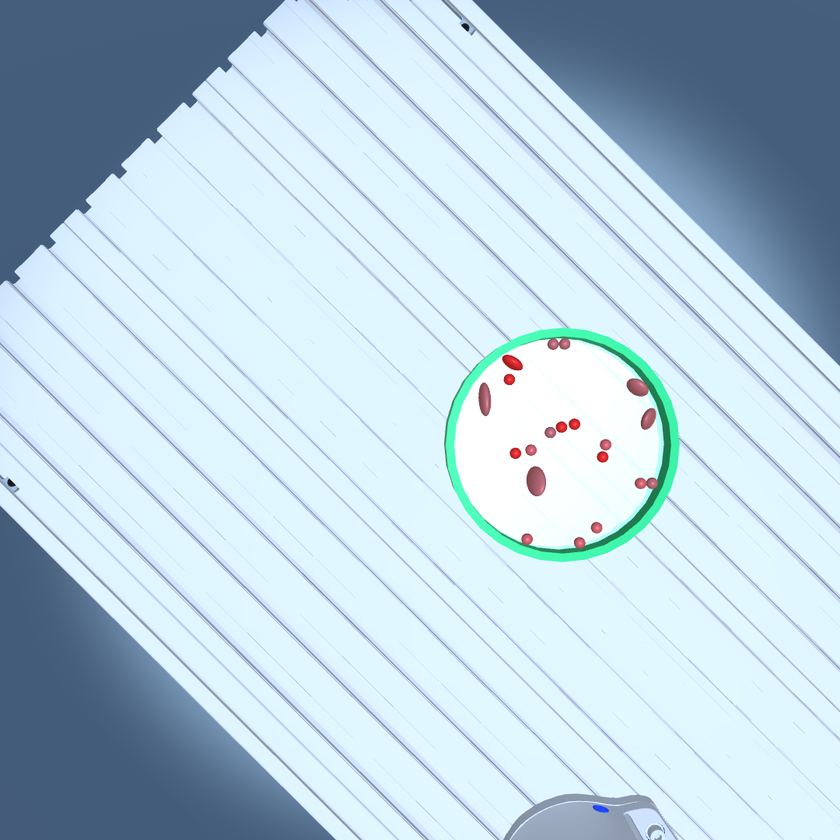
#> input picture Simulink and Matlab schemes/petriDish_test_2.png, 840 x 840 px, shrunk from 1080 x 1080 before the run
$ jupyter execute detectPetriDish.ipynb   (shell and % lines are left out)
#> lines starting #> are read from the running program, lines starting #| are printed output that depends on the picture; after the words box and inside, x2 and y2 are one past the last pixel; in counts of white or black regions, pixels touching at a corner belong together
### Simulink and Matlab schemes/detObjFunc.py
#from RVdolinar module from labs
from PIL import Image
import numpy as np
import matplotlib.pyplot as plt
import cv2 as cv
from scipy.interpolate import interpn
import math
def showImage(iImage, iTitle):
    plt.figure(iTitle)
    plt.imshow(iImage,cmap='gray',clim=[0,255])
    plt.xlabel('x axis')
    plt.ylabel('y axis')
def loadImage(iPath):
#> called with iPath = 'petriDish_test_2.png'
    tempImage=Image.open(iPath)
#> tempImage is the input picture: PIL image 840x840 RGB; mean R, G, B 184.4, 207.4, 221.5
    oImage=np.array(tempImage)
    return oImage
def saveImage(iPath, iImage, iFormat):
    tempI=Image.fromarray(iImage)
    tempI.save(iPath,format=iFormat)
# [374 lines left out: functions cropImage, mirrorVertical, RGBtoGrayscale, scaleImage, windowImage, thresholdImage and 13 more, not called in this run]

    #end of original RVdolinar module contents

### Simulink and Matlab schemes/detectPetriDish.ipynb
[cell 1]
import detObjFunc as RV
orImage=RV.loadImage("petriDish_test_2.png")

[cell 2]
def getPetriDish(iImage,draw=0):
    #set draw=1 to see intermediate debug steps
#> called with draw = 1
    import cv2
    import matplotlib.pyplot as plt
    import detObjFunc as RV
    from PIL import Image
    import numpy as np
    #var init
    minR=50
    maxR=300
    #grayscale and gauss
    grImage=cv2.cvtColor(iImage,cv2.COLOR_RGB2GRAY)
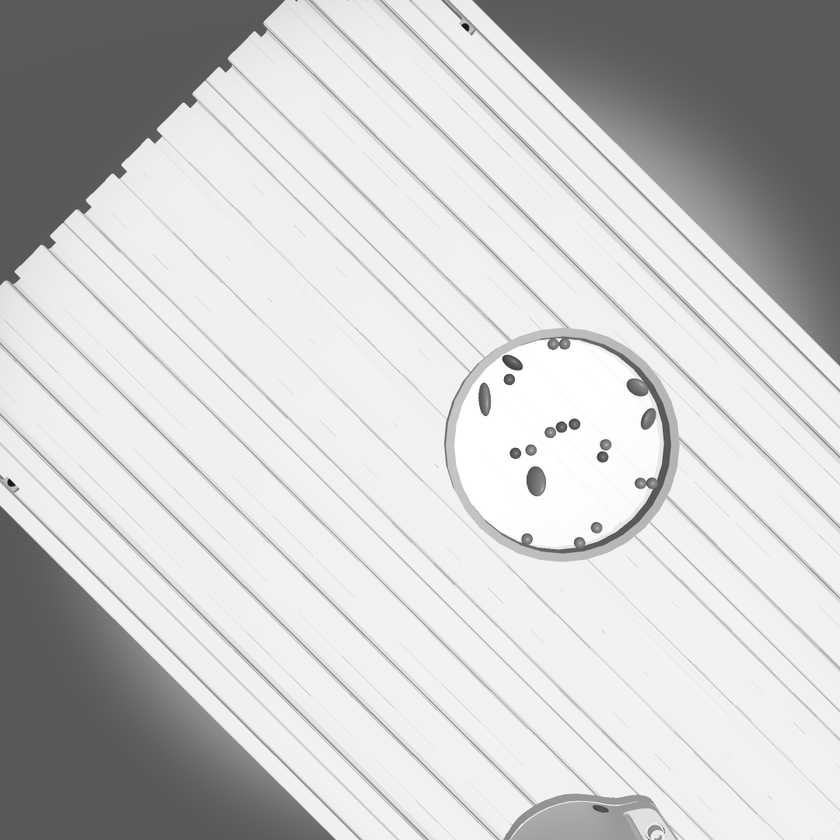
#> grImage: shape (840, 840); min 12, max 255, mean 202.1
    grImage=cv2.GaussianBlur(grImage, (21,21),0 );
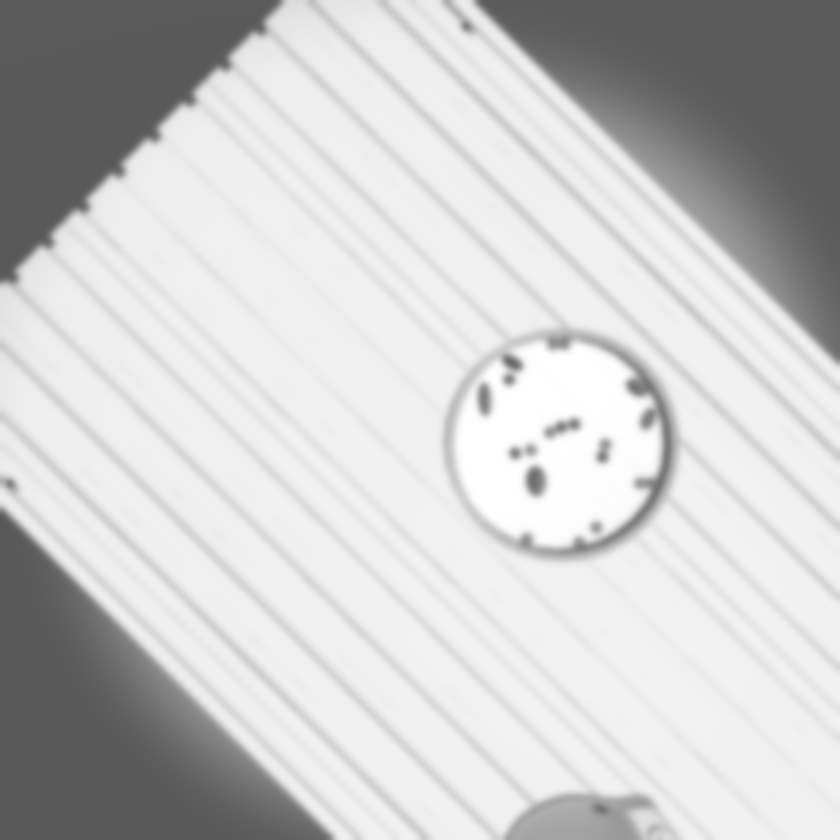
#> grImage: shape (840, 840); min 88, max 255, mean 202.1
    if draw:
        RV.showImage(iImage,"Original Image")
        #RV.showImage(grImage,"Gray Image")

    #hough circles
    foundVar=cv2.HoughCircles(grImage,cv2.HOUGH_GRADIENT,1,50,param1=50,param2=50,minRadius=minR,maxRadius=maxR)
#> foundVar = [[557.5, 443.5, 103.8]]

    if foundVar is not None:
        foundVar=np.round(foundVar[0,:]).astype("int")
#> foundVar = [[558, 444, 104]]
    drImage=iImage
    rMax=np.max(foundVar,axis=0)[2]
#> rMax = 104
    i=0;
    iMax=-1
    for (x,y,r) in foundVar:
        if r==rMax:
            iMax=i;
            drImage=cv2.circle(drImage,(x,y),r,(127,0,255),8)
        else:
            drImage=cv2.circle(drImage,(x,y),r,(0,127,255),3)
        i=i+1
#> this loop made 1 pass
#> (x, y, r, iMax, i) on pass 1: (558, 444, 104, 0, 1)
#> pass 1, in getPetriDish, `drImage=cv2.circle(drImage,(x,y),r,(127,0,255),8)`:
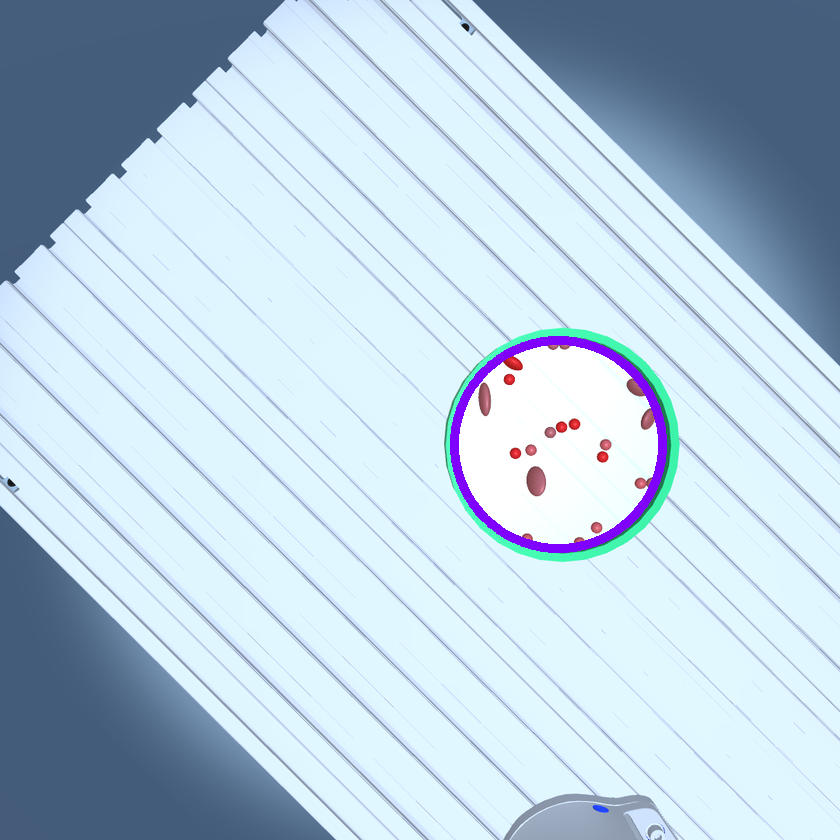
#> drImage: shape (840, 840, 3); 0.83% of pixels changed, all inside (x1, y1, x2, y2) = (450, 336, 667, 553)
#> after the loop, i = 1
    if draw:
        RV.showImage(drImage,"Found circles")
        print(iMax)
#| 0
        print(np.shape(foundVar))
#| (1, 3)
        print("xCoord= "+str(foundVar[iMax,0])+" \nyCoord= "+str(foundVar[iMax,1])+" \nradius= "+str(foundVar[iMax,2]))
#| xCoord= 558
#| yCoord= 444
#| radius= 104
    return (foundVar[iMax,0],foundVar[iMax,1],foundVar[iMax,2])

[cell 3]
getPetriDish(orImage,1)
#> Out = (558, 444, 104)

$ run again, with Simulink and Matlab schemes/petriDish_test_3.png copied over Simulink and Matlab schemes/petriDish_test_2.png
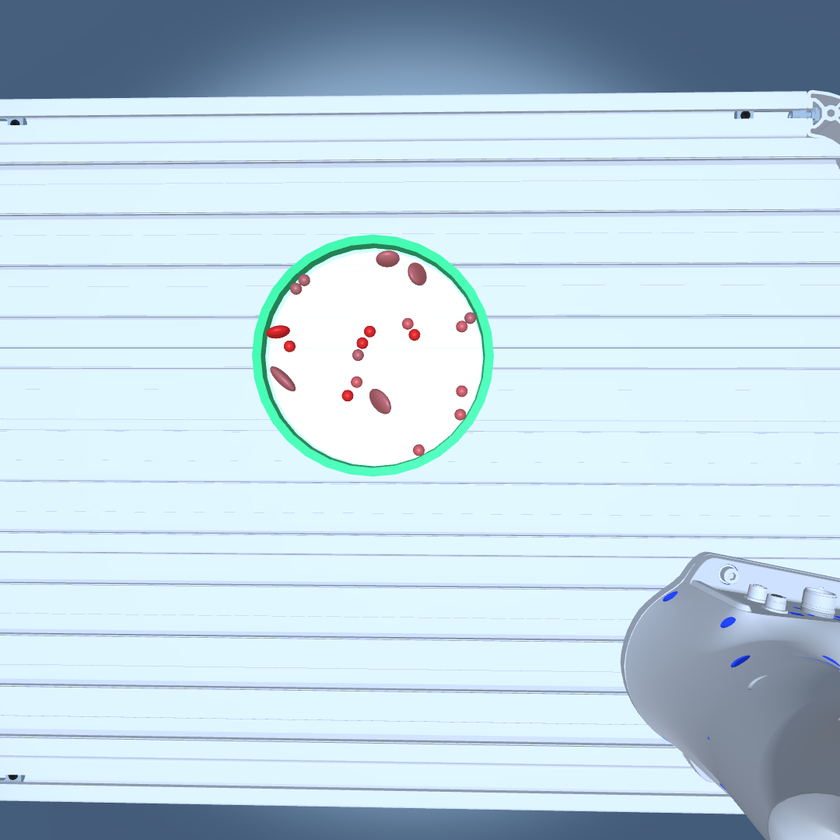
#> input picture Simulink and Matlab schemes/petriDish_test_3.png, 840 x 840 px, shrunk from 1080 x 1080 before the run
#> in loadImage, tempImage is the input picture: PIL image 840x840 RGB; mean R, G, B 193, 215, 227.5
#> in getPetriDish, `grImage=cv2.GaussianBlur(grImage, (21,21),0 );`:
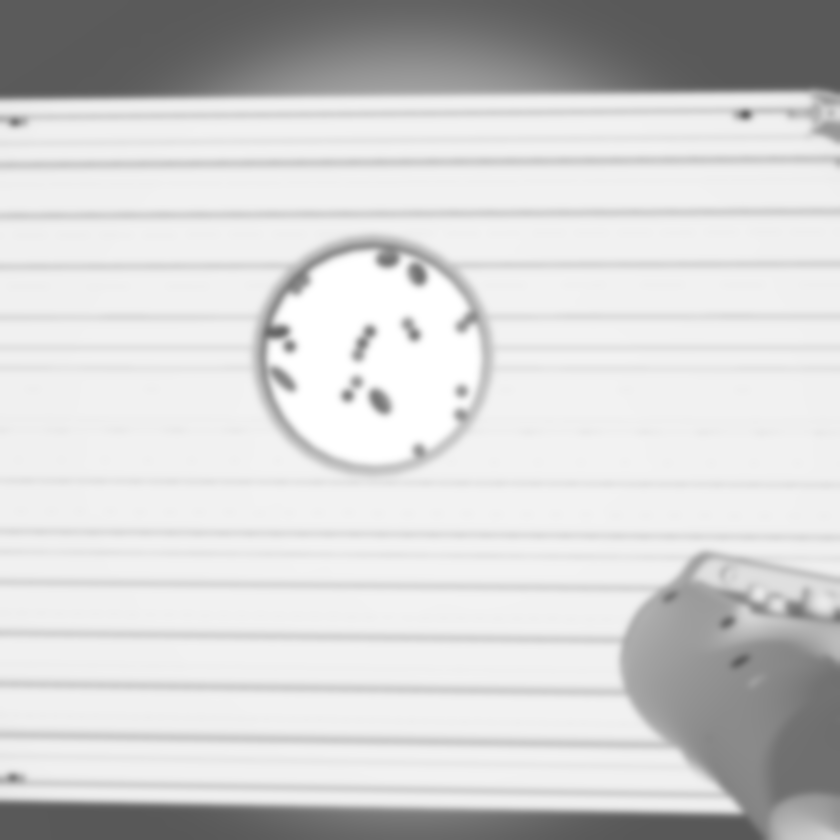
#> grImage: shape (840, 840); min 88, max 255, mean 209.8
#> in getPetriDish, `foundVar=cv2.HoughCircles(grImage,cv2.HOUGH_GRADIENT,1,50,param1=50,pa..`: foundVar = [[373.5, 354.5, 119.9]]
#> in getPetriDish, `foundVar=np.round(foundVar[0,:]).astype("int")`: foundVar = [[374, 354, 120]]
#> rMax = 120
#> the loop in getPetriDish, `for (x,y,r) in foundVar:` made 1 pass
#> (x, y, r, iMax, i) on pass 1: (374, 354, 120, 0, 1)
#> pass 1, in getPetriDish, `drImage=cv2.circle(drImage,(x,y),r,(127,0,255),8)`:
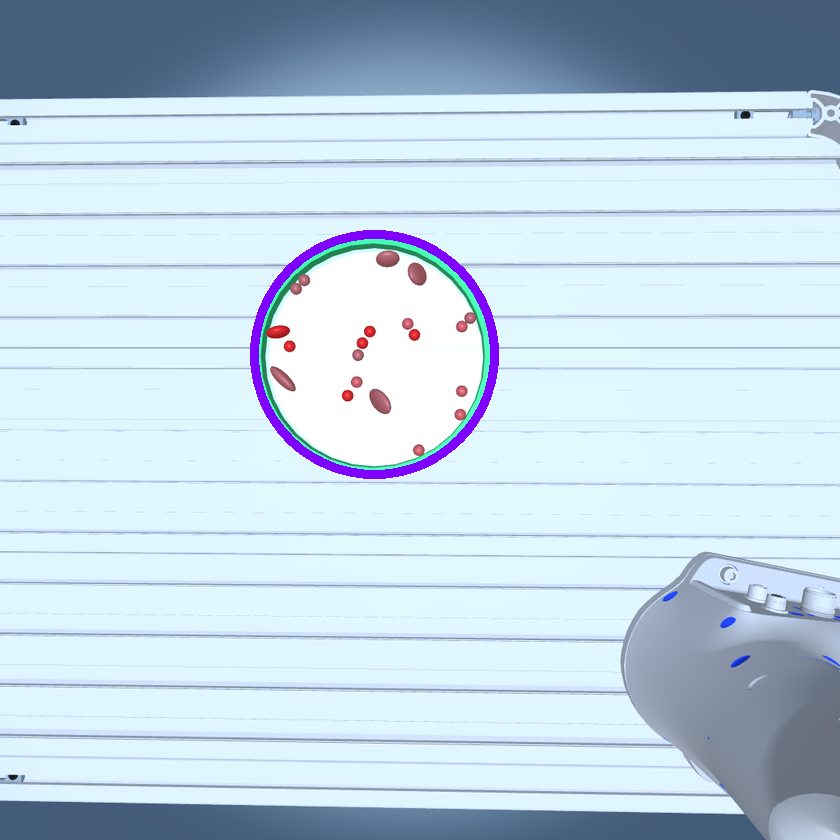
#> drImage: shape (840, 840, 3); 0.96% of pixels changed, all inside (x1, y1, x2, y2) = (250, 230, 499, 479)
#> after the loop in getPetriDish, `for (x,y,r) in foundVar:`: i = 1
#| 0
#| (1, 3)
#| xCoord= 374
#| yCoord= 354
#| radius= 120
#> Out = (374, 354, 120)

$ run again, with Simulink and Matlab schemes/petriDish_test_4.png copied over Simulink and Matlab schemes/petriDish_test_2.png
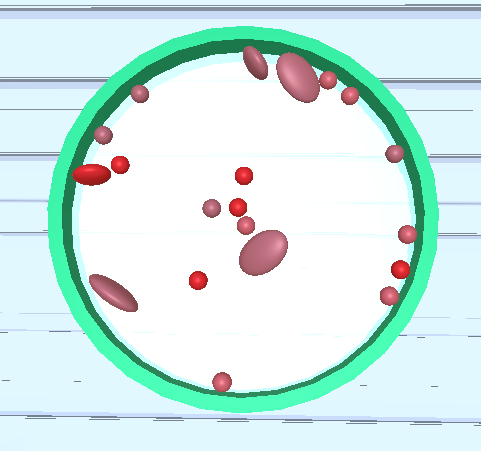
#> input picture Simulink and Matlab schemes/petriDish_test_4.png, 481 x 451 px
#> in loadImage, tempImage is the input picture: PIL image 481x451 RGBA; mean R, G, B, A 209.1, 234.2, 231.4, 255
#> in getPetriDish, `grImage=cv2.GaussianBlur(grImage, (21,21),0 );`:
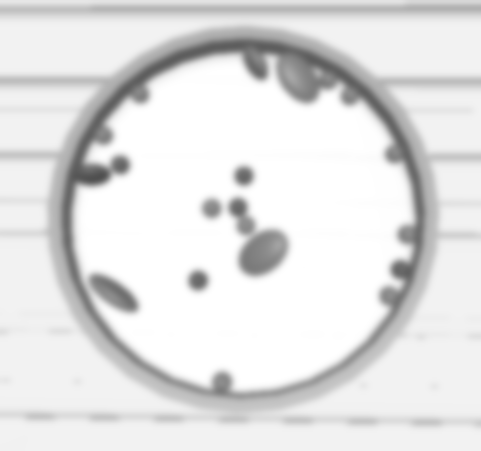
#> grImage: shape (451, 481); min 79, max 255, mean 226.4
#> in getPetriDish, `foundVar=cv2.HoughCircles(grImage,cv2.HOUGH_GRADIENT,1,50,param1=50,pa..`: foundVar = [[244.5, 218.5, 179.5]]
#> in getPetriDish, `foundVar=np.round(foundVar[0,:]).astype("int")`: foundVar = [[244, 218, 180]]
#> rMax = 180
#> the loop in getPetriDish, `for (x,y,r) in foundVar:` made 1 pass
#> (x, y, r, iMax, i) on pass 1: (244, 218, 180, 0, 1)
#> pass 1, in getPetriDish, `drImage=cv2.circle(drImage,(x,y),r,(127,0,255),8)`:
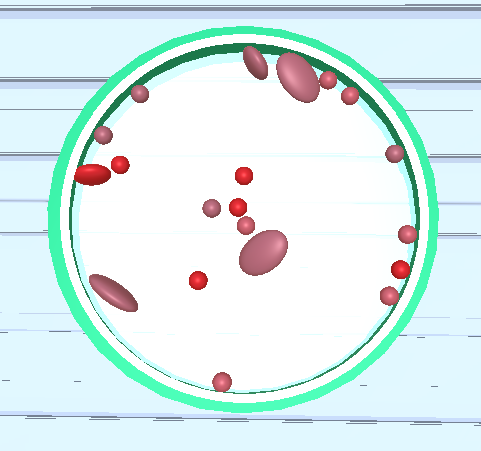
#> drImage: shape (451, 481, 4); 4.68% of pixels changed, all inside (x1, y1, x2, y2) = (60, 34, 429, 403); transparent parts drawn white
#> after the loop in getPetriDish, `for (x,y,r) in foundVar:`: i = 1
#| 0
#| (1, 3)
#| xCoord= 244
#| yCoord= 218
#| radius= 180
#> Out = (244, 218, 180)

$ run again, with Simulink and Matlab schemes/petriDish_test_5.png copied over Simulink and Matlab schemes/petriDish_test_2.png
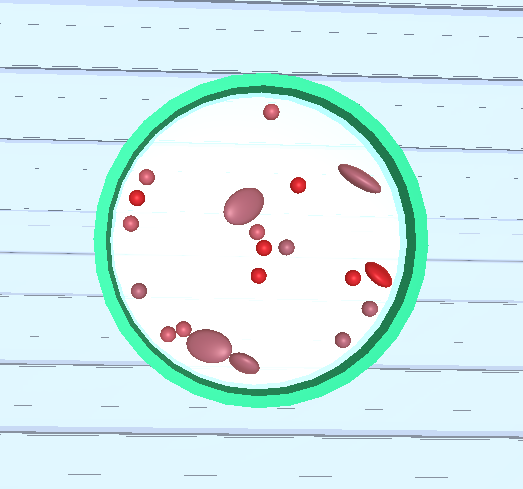
#> input picture Simulink and Matlab schemes/petriDish_test_5.png, 523 x 489 px
#> in loadImage, tempImage is the input picture: PIL image 523x489 RGBA; mean R, G, B, A 214.1, 238.2, 239.9, 255
#> in getPetriDish, `grImage=cv2.GaussianBlur(grImage, (21,21),0 );`:
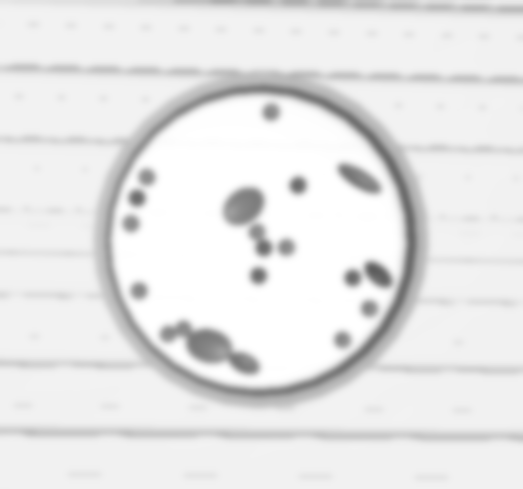
#> grImage: shape (489, 523); min 93, max 255, mean 231.2
#> in getPetriDish, `foundVar=cv2.HoughCircles(grImage,cv2.HOUGH_GRADIENT,1,50,param1=50,pa..`: foundVar = [[260.5, 239.5, 167.3], [284.5, 284.5, 105.6]]
#> in getPetriDish, `foundVar=np.round(foundVar[0,:]).astype("int")`: foundVar = [[260, 240, 167], [284, 284, 106]]
#> rMax = 167
#> the loop in getPetriDish, `for (x,y,r) in foundVar:` made 2 passes
#> (x, y, r, iMax, i) on pass 1: (260, 240, 167, 0, 1)
#> pass 2, in getPetriDish, `drImage=cv2.circle(drImage,(x,y),r,(0,127,255),3)`:
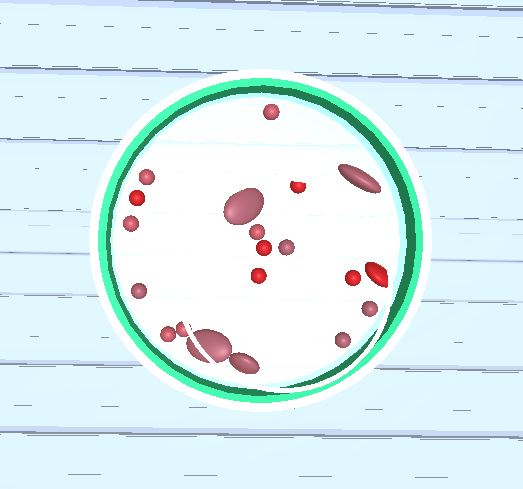
#> drImage: shape (489, 523, 4); mean R, G, B, A 211.2, 228.1, 242.2, 242.4; transparent parts drawn white
#> after the loop in getPetriDish, `for (x,y,r) in foundVar:`: i = 2
#| 0
#| (2, 3)
#| xCoord= 260
#| yCoord= 240
#| radius= 167
#> Out = (260, 240, 167)
